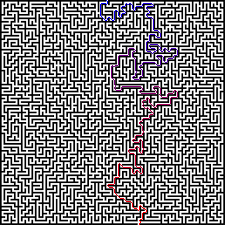
#> input picture test.png, 225 x 225 px
$ python Nodes.py
#> lines starting #> are read from the running program, lines starting #| are printed output that depends on the picture
from PIL import Image
import numpy as np
from heapq import heapify, heappush, heappop
import time
import threading

global yCord, xCord
cardinalCost = 10
diagonalCost = 14

maze = str(input("Image Name: "))
#> the answer given: test.png
fileSave = str(input("Set New File Name: "))
#> the answer given: out.png

# load the image
image = Image.open(maze).convert('1')
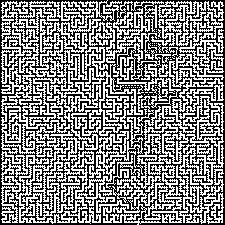
#> image: PIL image 225x225 1; 51.5% white; black in thin lines or dots
# convert image to numpy array
array = np.asarray(image)

Image.Image.close(image)


class NodeData:
    def __init__(self, position, parent, direction, f_cost, g_cost):
        self.p = position
        # nodeData object of parent
        self.parent = parent
        # Direction to parent is a Bool, true if horizontal or vertical, false if diagonal
        self.direction = direction
        self.f = f_cost
        self.g = g_cost

    def __eq__(self, other):
        return (self.f, self.g, self.p, self.parent, self.direction) == (other.f, other.g, other.p, other.parent, other.direction)

    def __ne__(self, other):
        return (self.f, self.g, self.p, self.parent, self.direction) != (other.f, other.g, other.p, other.parent, other.direction)

    def __lt__(self, other):
        return (self.f, self.g, self.p, self.parent, self.direction) < (other.f, other.g, other.p, other.parent, other.direction)

    def __le__(self, other):
        return (self.f, self.g, self.p, self.parent, self.direction) <= (other.f, other.g, other.p, other.parent, other.direction)

    def __gt__(self, other):
        return (self.f, self.g, self.p, self.parent, self.direction) > (other.f, other.g, other.p, other.parent, other.direction)

    def __ge__(self, other):
        return (self.f, self.g, self.p, self.parent, self.direction) >= (other.f, other.g, other.p, other.parent, other.direction)


# returns first white pixel in image
def find_start():
    for index, line in enumerate(array):
        for j, pixel in enumerate(line):
            if bool(pixel) is True:
                return index, j
#> this loop made 1 pass


# returns last white pixel in image
def find_target():
    global yCord, xCord
    for index, line in enumerate(array):
        for j, pixel in enumerate(line):
            if bool(pixel) is True:
                xCord = index
                yCord = j
    return xCord, yCord


# Find H cost aka: distance to target disregarding "walls"
def find_h_cost(x_initial, y_initial, x_final, y_final):
    x_change = x_final - x_initial
    y_change = y_final - y_initial

    return cardinalCost * (x_change + y_change)  # + (diagonalCost - 2 * cardinalCost) * min(x_change, y_change)


def find_g_cost(node_object):
    g_cost = 0
    while True:
        if node_object.direction is True:
            g_cost += cardinalCost
        elif node_object.direction is False:
            g_cost += diagonalCost
        if node_object.parent is None:
            break

        else:
            node_object = node_object.parent
    return g_cost


def direction_of_neighbor(neighbor_node):
    if ((current_X - 1, current_Y) == neighbor_node or
            (current_X - 1, current_Y) == neighbor_node or
            (current_X, current_Y - 1) == neighbor_node or
            (current_X, current_Y + 1) == neighbor_node):

        return True
    else:

        return False


# Function to find index's of neighbors in the array
X, Y = array.shape
neighbors = lambda x, y: [(x2, y2) for x2 in range(x - 1, x + 2)
                          for y2 in range(y - 1, y + 2)
                          if (-1 < x <= X and
                              -1 < y <= Y and
                              (x != x2 or y != y2) and
                              (0 <= x2 <= X) and
                              (0 <= y2 <= Y))]

# Find Start and End
start = find_start()
start_X, start_Y = start
target = find_target()
target_X, target_Y = target

Open = []  # Set of nodes to be evaluated
heapify(Open)  # turn list to a binary min tree
Closed = []  # Set of nodes already evaluated

# Add start node to Open
Open.append(NodeData(start, None, None, find_h_cost(start_X, start_Y, target_X, target_Y), 0))
startTime = time.perf_counter()

while True:
    # Set current to node with lowest F cost, remove from open
#> (the run stopped early here; a loop or call above may not have finished)
